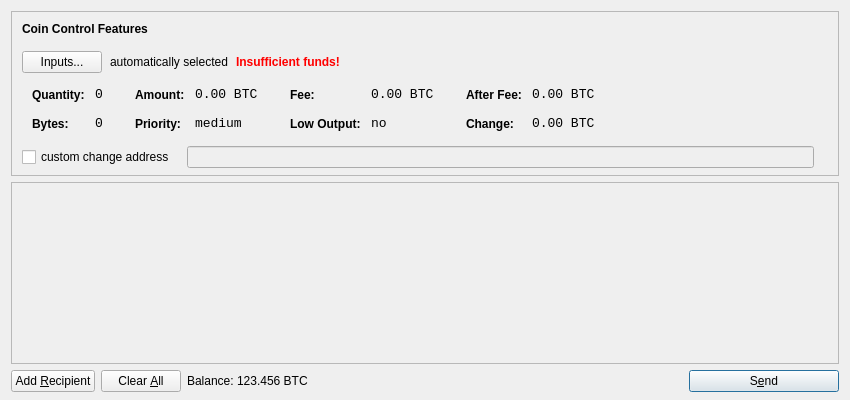
<?xml version="1.0" encoding="UTF-8"?>
<ui version="4.0">
 <class>SendCoinsDialog</class>
 <widget class="QDialog" name="SendCoinsDialog">
  <property name="geometry">
   <rect>
    <x>0</x>
    <y>0</y>
    <width>850</width>
    <height>400</height>
   </rect>
  </property>
  <property name="windowTitle">
   <string>Send Coins</string>
  </property>
  <layout class="QVBoxLayout" name="verticalLayout" stretch="0,1,0">
   <property name="bottomMargin">
    <number>8</number>
   </property>
   <item>
    <widget class="QFrame" name="frameCoinControl">
     <property name="sizePolicy">
      <sizepolicy hsizetype="Expanding" vsizetype="Expanding">
       <horstretch>0</horstretch>
       <verstretch>0</verstretch>
      </sizepolicy>
     </property>
     <property name="maximumSize">
      <size>
       <width>16777215</width>
       <height>16777215</height>
      </size>
     </property>
     <property name="frameShape">
      <enum>QFrame::StyledPanel</enum>
     </property>
     <property name="frameShadow">
      <enum>QFrame::Sunken</enum>
     </property>
     <layout class="QVBoxLayout" name="verticalLayoutCoinControl2">
      <property name="spacing">
       <number>-1</number>
      </property>
      <property name="leftMargin">
       <number>0</number>
      </property>
      <property name="topMargin">
       <number>0</number>
      </property>
      <property name="rightMargin">
       <number>0</number>
      </property>
      <property name="bottomMargin">
       <number>6</number>
      </property>
      <item>
       <layout class="QVBoxLayout" name="verticalLayoutCoinControl" stretch="0,0,0,0,1">
        <property name="spacing">
         <number>0</number>
        </property>
        <property name="leftMargin">
         <number>10</number>
        </property>
        <property name="topMargin">
         <number>10</number>
        </property>
        <item>
         <layout class="QHBoxLayout" name="horizontalLayoutCoinControl1">
          <property name="bottomMargin">
           <number>15</number>
          </property>
          <item>
           <widget class="QLabel" name="labelCoinControlFeatures">
            <property name="sizePolicy">
             <sizepolicy hsizetype="Preferred" vsizetype="Maximum">
              <horstretch>0</horstretch>
              <verstretch>0</verstretch>
             </sizepolicy>
            </property>
            <property name="font">
             <font>
              <weight>75</weight>
              <bold>true</bold>
             </font>
            </property>
            <property name="styleSheet">
             <string notr="true">font-weight:bold;</string>
            </property>
            <property name="text">
             <string>Coin Control Features</string>
            </property>
           </widget>
          </item>
         </layout>
        </item>
        <item>
         <layout class="QHBoxLayout" name="horizontalLayoutCoinControl2" stretch="0,0,0,0">
          <property name="spacing">
           <number>8</number>
          </property>
          <property name="bottomMargin">
           <number>10</number>
          </property>
          <item>
           <widget class="QPushButton" name="pushButtonCoinControl">
            <property name="styleSheet">
             <string notr="true"/>
            </property>
            <property name="text">
             <string>Inputs...</string>
            </property>
           </widget>
          </item>
          <item>
           <widget class="QLabel" name="labelCoinControlAutomaticallySelected">
            <property name="text">
             <string>automatically selected</string>
            </property>
            <property name="margin">
             <number>5</number>
            </property>
           </widget>
          </item>
          <item>
           <widget class="QLabel" name="labelCoinControlInsuffFunds">
            <property name="font">
             <font>
              <weight>75</weight>
              <bold>true</bold>
             </font>
            </property>
            <property name="styleSheet">
             <string notr="true">color:red;font-weight:bold;</string>
            </property>
            <property name="text">
             <string>Insufficient funds!</string>
            </property>
            <property name="margin">
             <number>5</number>
            </property>
           </widget>
          </item>
          <item>
           <spacer name="horizontalSpacerCoinControl">
            <property name="orientation">
             <enum>Qt::Horizontal</enum>
            </property>
            <property name="sizeHint" stdset="0">
             <size>
              <width>40</width>
              <height>1</height>
             </size>
            </property>
           </spacer>
          </item>
         </layout>
        </item>
        <item>
         <widget class="QWidget" name="widgetCoinControl" native="true">
          <property name="sizePolicy">
           <sizepolicy hsizetype="Preferred" vsizetype="Preferred">
            <horstretch>0</horstretch>
            <verstretch>0</verstretch>
           </sizepolicy>
          </property>
          <property name="minimumSize">
           <size>
            <width>0</width>
            <height>0</height>
           </size>
          </property>
          <property name="styleSheet">
           <string notr="true"/>
          </property>
          <layout class="QHBoxLayout" name="horizontalLayoutCoinControl5">
           <property name="margin">
            <number>0</number>
           </property>
           <item>
            <layout class="QHBoxLayout" name="horizontalLayoutCoinControl3" stretch="0,0,0,1">
             <property name="spacing">
              <number>20</number>
             </property>
             <property name="topMargin">
              <number>0</number>
             </property>
             <property name="bottomMargin">
              <number>10</number>
             </property>
             <item>
              <layout class="QFormLayout" name="formLayoutCoinControl1">
               <property name="horizontalSpacing">
                <number>10</number>
               </property>
               <property name="verticalSpacing">
                <number>14</number>
               </property>
               <property name="leftMargin">
                <number>10</number>
               </property>
               <property name="topMargin">
                <number>4</number>
               </property>
               <property name="rightMargin">
                <number>6</number>
               </property>
               <item row="0" column="0">
                <widget class="QLabel" name="labelCoinControlQuantityText">
                 <property name="styleSheet">
                  <string notr="true">font-weight:bold;</string>
                 </property>
                 <property name="text">
                  <string>Quantity:</string>
                 </property>
                 <property name="margin">
                  <number>0</number>
                 </property>
                </widget>
               </item>
               <item row="0" column="1">
                <widget class="QLabel" name="labelCoinControlQuantity">
                 <property name="font">
                  <font>
                   <family>Monospace</family>
                   <pointsize>10</pointsize>
                  </font>
                 </property>
                 <property name="cursor">
                  <cursorShape>IBeamCursor</cursorShape>
                 </property>
                 <property name="contextMenuPolicy">
                  <enum>Qt::ActionsContextMenu</enum>
                 </property>
                 <property name="text">
                  <string notr="true">0</string>
                 </property>
                 <property name="margin">
                  <number>0</number>
                 </property>
                 <property name="textInteractionFlags">
                  <set>Qt::LinksAccessibleByMouse|Qt::TextSelectableByKeyboard|Qt::TextSelectableByMouse</set>
                 </property>
                </widget>
               </item>
               <item row="1" column="0">
                <widget class="QLabel" name="labelCoinControlBytesText">
                 <property name="styleSheet">
                  <string notr="true">font-weight:bold;</string>
                 </property>
                 <property name="text">
                  <string>Bytes:</string>
                 </property>
                </widget>
               </item>
               <item row="1" column="1">
                <widget class="QLabel" name="labelCoinControlBytes">
                 <property name="font">
                  <font>
                   <family>Monospace</family>
                   <pointsize>10</pointsize>
                  </font>
                 </property>
                 <property name="cursor">
                  <cursorShape>IBeamCursor</cursorShape>
                 </property>
                 <property name="contextMenuPolicy">
                  <enum>Qt::ActionsContextMenu</enum>
                 </property>
                 <property name="text">
                  <string notr="true">0</string>
                 </property>
                 <property name="textInteractionFlags">
                  <set>Qt::LinksAccessibleByMouse|Qt::TextSelectableByKeyboard|Qt::TextSelectableByMouse</set>
                 </property>
                </widget>
               </item>
              </layout>
             </item>
             <item>
              <layout class="QFormLayout" name="formLayoutCoinControl2">
               <property name="horizontalSpacing">
                <number>10</number>
               </property>
               <property name="verticalSpacing">
                <number>14</number>
               </property>
               <property name="leftMargin">
                <number>6</number>
               </property>
               <property name="topMargin">
                <number>4</number>
               </property>
               <property name="rightMargin">
                <number>6</number>
               </property>
               <item row="0" column="0">
                <widget class="QLabel" name="labelCoinControlAmountText">
                 <property name="styleSheet">
                  <string notr="true">font-weight:bold;</string>
                 </property>
                 <property name="text">
                  <string>Amount:</string>
                 </property>
                 <property name="margin">
                  <number>0</number>
                 </property>
                </widget>
               </item>
               <item row="0" column="1">
                <widget class="QLabel" name="labelCoinControlAmount">
                 <property name="font">
                  <font>
                   <family>Monospace</family>
                   <pointsize>10</pointsize>
                  </font>
                 </property>
                 <property name="cursor">
                  <cursorShape>IBeamCursor</cursorShape>
                 </property>
                 <property name="contextMenuPolicy">
                  <enum>Qt::ActionsContextMenu</enum>
                 </property>
                 <property name="text">
                  <string notr="true">0.00 BTC</string>
                 </property>
                 <property name="textInteractionFlags">
                  <set>Qt::LinksAccessibleByMouse|Qt::TextSelectableByKeyboard|Qt::TextSelectableByMouse</set>
                 </property>
                </widget>
               </item>
               <item row="1" column="0">
                <widget class="QLabel" name="labelCoinControlPriorityText">
                 <property name="styleSheet">
                  <string notr="true">font-weight:bold;</string>
                 </property>
                 <property name="text">
                  <string>Priority:</string>
                 </property>
                </widget>
               </item>
               <item row="1" column="1">
                <widget class="QLabel" name="labelCoinControlPriority">
                 <property name="font">
                  <font>
                   <family>Monospace</family>
                   <pointsize>10</pointsize>
                  </font>
                 </property>
                 <property name="cursor">
                  <cursorShape>IBeamCursor</cursorShape>
                 </property>
                 <property name="contextMenuPolicy">
                  <enum>Qt::ActionsContextMenu</enum>
                 </property>
                 <property name="text">
                  <string>medium</string>
                 </property>
                 <property name="textInteractionFlags">
                  <set>Qt::LinksAccessibleByMouse|Qt::TextSelectableByKeyboard|Qt::TextSelectableByMouse</set>
                 </property>
                </widget>
               </item>
              </layout>
             </item>
             <item>
              <layout class="QFormLayout" name="formLayoutCoinControl3">
               <property name="horizontalSpacing">
                <number>10</number>
               </property>
               <property name="verticalSpacing">
                <number>14</number>
               </property>
               <property name="leftMargin">
                <number>6</number>
               </property>
               <property name="topMargin">
                <number>4</number>
               </property>
               <property name="rightMargin">
                <number>6</number>
               </property>
               <item row="0" column="0">
                <widget class="QLabel" name="labelCoinControlFeeText">
                 <property name="styleSheet">
                  <string notr="true">font-weight:bold;</string>
                 </property>
                 <property name="text">
                  <string>Fee:</string>
                 </property>
                 <property name="margin">
                  <number>0</number>
                 </property>
                </widget>
               </item>
               <item row="0" column="1">
                <widget class="QLabel" name="labelCoinControlFee">
                 <property name="font">
                  <font>
                   <family>Monospace</family>
                   <pointsize>10</pointsize>
                  </font>
                 </property>
                 <property name="cursor">
                  <cursorShape>IBeamCursor</cursorShape>
                 </property>
                 <property name="contextMenuPolicy">
                  <enum>Qt::ActionsContextMenu</enum>
                 </property>
                 <property name="text">
                  <string notr="true">0.00 BTC</string>
                 </property>
                 <property name="textInteractionFlags">
                  <set>Qt::LinksAccessibleByMouse|Qt::TextSelectableByKeyboard|Qt::TextSelectableByMouse</set>
                 </property>
                </widget>
               </item>
               <item row="1" column="0">
                <widget class="QLabel" name="labelCoinControlLowOutputText">
                 <property name="styleSheet">
                  <string notr="true">font-weight:bold;</string>
                 </property>
                 <property name="text">
                  <string>Low Output:</string>
                 </property>
                </widget>
               </item>
               <item row="1" column="1">
                <widget class="QLabel" name="labelCoinControlLowOutput">
                 <property name="font">
                  <font>
                   <family>Monospace</family>
                   <pointsize>10</pointsize>
                  </font>
                 </property>
                 <property name="cursor">
                  <cursorShape>IBeamCursor</cursorShape>
                 </property>
                 <property name="contextMenuPolicy">
                  <enum>Qt::ActionsContextMenu</enum>
                 </property>
                 <property name="text">
                  <string>no</string>
                 </property>
                 <property name="textInteractionFlags">
                  <set>Qt::LinksAccessibleByMouse|Qt::TextSelectableByKeyboard|Qt::TextSelectableByMouse</set>
                 </property>
                </widget>
               </item>
              </layout>
             </item>
             <item>
              <layout class="QFormLayout" name="formLayoutCoinControl4">
               <property name="horizontalSpacing">
                <number>10</number>
               </property>
               <property name="verticalSpacing">
                <number>14</number>
               </property>
               <property name="leftMargin">
                <number>6</number>
               </property>
               <property name="topMargin">
                <number>4</number>
               </property>
               <property name="rightMargin">
                <number>6</number>
               </property>
               <item row="0" column="0">
                <widget class="QLabel" name="labelCoinControlAfterFeeText">
                 <property name="styleSheet">
                  <string notr="true">font-weight:bold;</string>
                 </property>
                 <property name="text">
                  <string>After Fee:</string>
                 </property>
                 <property name="margin">
                  <number>0</number>
                 </property>
                </widget>
               </item>
               <item row="0" column="1">
                <widget class="QLabel" name="labelCoinControlAfterFee">
                 <property name="font">
                  <font>
                   <family>Monospace</family>
                   <pointsize>10</pointsize>
                  </font>
                 </property>
                 <property name="cursor">
                  <cursorShape>IBeamCursor</cursorShape>
                 </property>
                 <property name="contextMenuPolicy">
                  <enum>Qt::ActionsContextMenu</enum>
                 </property>
                 <property name="text">
                  <string notr="true">0.00 BTC</string>
                 </property>
                 <property name="textInteractionFlags">
                  <set>Qt::LinksAccessibleByMouse|Qt::TextSelectableByKeyboard|Qt::TextSelectableByMouse</set>
                 </property>
                </widget>
               </item>
               <item row="1" column="0">
                <widget class="QLabel" name="labelCoinControlChangeText">
                 <property name="styleSheet">
                  <string notr="true">font-weight:bold;</string>
                 </property>
                 <property name="text">
                  <string>Change:</string>
                 </property>
                </widget>
               </item>
               <item row="1" column="1">
                <widget class="QLabel" name="labelCoinControlChange">
                 <property name="font">
                  <font>
                   <family>Monospace</family>
                   <pointsize>10</pointsize>
                  </font>
                 </property>
                 <property name="cursor">
                  <cursorShape>IBeamCursor</cursorShape>
                 </property>
                 <property name="contextMenuPolicy">
                  <enum>Qt::ActionsContextMenu</enum>
                 </property>
                 <property name="text">
                  <string notr="true">0.00 BTC</string>
                 </property>
                 <property name="textInteractionFlags">
                  <set>Qt::LinksAccessibleByMouse|Qt::TextSelectableByKeyboard|Qt::TextSelectableByMouse</set>
                 </property>
                </widget>
               </item>
              </layout>
             </item>
            </layout>
           </item>
          </layout>
         </widget>
        </item>
        <item>
         <layout class="QHBoxLayout" name="horizontalLayoutCoinControl4" stretch="0,0,0">
          <property name="spacing">
           <number>12</number>
          </property>
          <property name="sizeConstraint">
           <enum>QLayout::SetDefaultConstraint</enum>
          </property>
          <property name="topMargin">
           <number>5</number>
          </property>
          <property name="rightMargin">
           <number>5</number>
          </property>
          <item>
           <widget class="QCheckBox" name="checkBoxCoinControlChange">
            <property name="text">
             <string>custom change address</string>
            </property>
           </widget>
          </item>
          <item>
           <widget class="QLineEdit" name="lineEditCoinControlChange">
            <property name="enabled">
             <bool>false</bool>
            </property>
            <property name="sizePolicy">
             <sizepolicy hsizetype="Expanding" vsizetype="Fixed">
              <horstretch>0</horstretch>
              <verstretch>0</verstretch>
             </sizepolicy>
            </property>
           </widget>
          </item>
          <item>
           <widget class="QLabel" name="labelCoinControlChangeLabel">
            <property name="sizePolicy">
             <sizepolicy hsizetype="Preferred" vsizetype="Expanding">
              <horstretch>0</horstretch>
              <verstretch>0</verstretch>
             </sizepolicy>
            </property>
            <property name="minimumSize">
             <size>
              <width>0</width>
              <height>0</height>
             </size>
            </property>
            <property name="text">
             <string/>
            </property>
            <property name="margin">
             <number>3</number>
            </property>
           </widget>
          </item>
         </layout>
        </item>
        <item>
         <spacer name="verticalSpacerCoinControl">
          <property name="orientation">
           <enum>Qt::Vertical</enum>
          </property>
          <property name="sizeHint" stdset="0">
           <size>
            <width>800</width>
            <height>1</height>
           </size>
          </property>
         </spacer>
        </item>
       </layout>
      </item>
     </layout>
    </widget>
   </item>
   <item>
    <widget class="QScrollArea" name="scrollArea">
     <property name="widgetResizable">
      <bool>true</bool>
     </property>
     <widget class="QWidget" name="scrollAreaWidgetContents">
      <property name="geometry">
       <rect>
        <x>0</x>
        <y>0</y>
        <width>830</width>
        <height>165</height>
       </rect>
      </property>
      <layout class="QVBoxLayout" name="verticalLayout_2">
       <property name="margin">
        <number>0</number>
       </property>
       <item>
        <layout class="QVBoxLayout" name="entries">
         <property name="spacing">
          <number>6</number>
         </property>
        </layout>
       </item>
       <item>
        <spacer name="verticalSpacer">
         <property name="orientation">
          <enum>Qt::Vertical</enum>
         </property>
         <property name="sizeHint" stdset="0">
          <size>
           <width>20</width>
           <height>40</height>
          </size>
         </property>
        </spacer>
       </item>
      </layout>
     </widget>
    </widget>
   </item>
   <item>
    <layout class="QHBoxLayout" name="horizontalLayout">
     <item>
      <widget class="QPushButton" name="addButton">
       <property name="toolTip">
        <string>Send to multiple recipients at once</string>
       </property>
       <property name="text">
        <string>Add &amp;Recipient</string>
       </property>
       <property name="icon">
        <iconset resource="../codecoin.qrc">
         <normaloff>:/icons/add</normaloff>:/icons/add</iconset>
       </property>
      </widget>
     </item>
     <item>
      <widget class="QPushButton" name="clearButton">
       <property name="sizePolicy">
        <sizepolicy hsizetype="Minimum" vsizetype="Fixed">
         <horstretch>0</horstretch>
         <verstretch>0</verstretch>
        </sizepolicy>
       </property>
       <property name="toolTip">
        <string>Remove all transaction fields</string>
       </property>
       <property name="text">
        <string>Clear &amp;All</string>
       </property>
       <property name="icon">
        <iconset resource="../res/codecoin.qrc">
         <normaloff>:/icons/remove</normaloff>:/icons/remove</iconset>
       </property>
       <property name="autoRepeatDelay">
        <number>300</number>
       </property>
      </widget>
     </item>
     <item>
      <layout class="QHBoxLayout" name="horizontalLayout_2">
       <property name="spacing">
        <number>3</number>
       </property>
       <item>
        <widget class="QLabel" name="label">
/         <property name="text">
          <string>Balance:</string>
         </property>
        </widget>
       </item>
       <item>
        <widget class="QLabel" name="labelBalance">
         <property name="text">
          <string>123.456 BTC</string>
         </property>
         <property name="textInteractionFlags">
          <set>Qt::LinksAccessibleByMouse|Qt::TextSelectableByKeyboard|Qt::TextSelectableByMouse</set>
         </property>
        </widget>
       </item>
      </layout>
     </item>
     <item>
      <spacer name="horizontalSpacer">
       <property name="orientation">
        <enum>Qt::Horizontal</enum>
       </property>
       <property name="sizeHint" stdset="0">
        <size>
         <width>40</width>
         <height>20</height>
        </size>
       </property>
      </spacer>
     </item>
     <item>
      <widget class="QPushButton" name="sendButton">
       <property name="minimumSize">
        <size>
         <width>150</width>
         <height>0</height>
        </size>
       </property>
       <property name="toolTip">
        <string>Confirm the send action</string>
       </property>
       <property name="text">
        <string>S&amp;end</string>
       </property>
       <property name="icon">
        <iconset resource="../codecoin.qrc">
         <normaloff>:/icons/send</normaloff>:/icons/send</iconset>
       </property>
       <property name="default">
        <bool>true</bool>
       </property>
      </widget>
     </item>
    </layout>
   </item>
  </layout>
 </widget>
 <resources>
  <include location="../codecoin.qrc"/>
 </resources>
 <connections/>
</ui>
